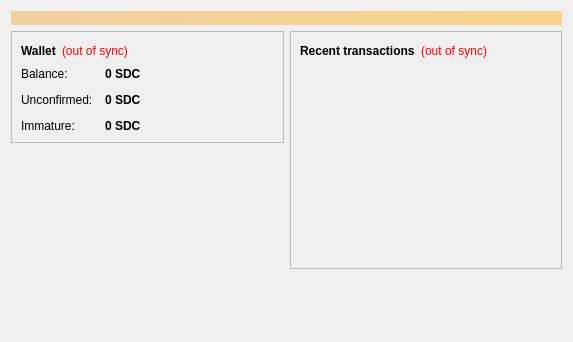
<?xml version="1.0" encoding="UTF-8"?>
<ui version="4.0">
 <class>OverviewPage</class>
 <widget class="QWidget" name="OverviewPage">
  <property name="geometry">
   <rect>
    <x>0</x>
    <y>0</y>
    <width>573</width>
    <height>342</height>
   </rect>
  </property>
  <property name="windowTitle">
   <string>Form</string>
  </property>
  <layout class="QVBoxLayout" name="topLayout">
   <item>
    <widget class="QLabel" name="labelAlerts">
     <property name="visible">
      <bool>false</bool>
     </property>
     <property name="styleSheet">
      <string notr="true">background-color: qlineargradient(x1: 0, y1: 0, x2: 1, y2: 0, stop:0 #F0D0A0, stop:1 #F8D488); color:#000000;</string>
     </property>
     <property name="wordWrap">
      <bool>true</bool>
     </property>
     <property name="margin">
      <number>3</number>
     </property>
    </widget>
   </item>
   <item>
    <layout class="QHBoxLayout" name="horizontalLayout" stretch="1,1">
     <item>
      <layout class="QVBoxLayout" name="verticalLayout_2">
       <item>
        <widget class="QFrame" name="frame">
         <property name="frameShape">
          <enum>QFrame::StyledPanel</enum>
         </property>
         <property name="frameShadow">
          <enum>QFrame::Raised</enum>
         </property>
         <layout class="QVBoxLayout" name="verticalLayout_4">
          <item>
           <layout class="QHBoxLayout" name="horizontalLayout_4">
            <item>
             <widget class="QLabel" name="label_5">
              <property name="font">
               <font>
                <weight>75</weight>
                <bold>true</bold>
               </font>
              </property>
              <property name="text">
               <string>Wallet</string>
              </property>
             </widget>
            </item>
            <item>
             <widget class="QLabel" name="labelWalletStatus">
              <property name="toolTip">
               <string>The displayed information may be out of date. Your wallet automatically synchronizes with the Spicyycoin network after a connection is established, but this process has not completed yet.</string>
              </property>
              <property name="styleSheet">
               <string notr="true">QLabel { color: red; }</string>
              </property>
              <property name="text">
               <string notr="true">(out of sync)</string>
              </property>
              <property name="alignment">
               <set>Qt::AlignLeading|Qt::AlignLeft|Qt::AlignVCenter</set>
              </property>
             </widget>
            </item>
            <item>
             <spacer name="horizontalSpacer_2">
              <property name="orientation">
               <enum>Qt::Horizontal</enum>
              </property>
              <property name="sizeHint" stdset="0">
               <size>
                <width>40</width>
                <height>20</height>
               </size>
              </property>
             </spacer>
            </item>
           </layout>
          </item>
          <item>
           <layout class="QFormLayout" name="formLayout_2">
            <property name="fieldGrowthPolicy">
             <enum>QFormLayout::AllNonFixedFieldsGrow</enum>
            </property>
            <property name="horizontalSpacing">
             <number>12</number>
            </property>
            <property name="verticalSpacing">
             <number>12</number>
            </property>
            <item row="0" column="0">
             <widget class="QLabel" name="label">
              <property name="text">
               <string>Balance:</string>
              </property>
             </widget>
            </item>
            <item row="0" column="1">
             <widget class="QLabel" name="labelBalance">
              <property name="font">
               <font>
                <weight>75</weight>
                <bold>true</bold>
               </font>
              </property>
              <property name="cursor">
               <cursorShape>IBeamCursor</cursorShape>
              </property>
              <property name="toolTip">
               <string>Your current balance</string>
              </property>
              <property name="text">
               <string notr="true">0 SDC</string>
              </property>
              <property name="textInteractionFlags">
               <set>Qt::LinksAccessibleByMouse|Qt::TextSelectableByKeyboard|Qt::TextSelectableByMouse</set>
              </property>
             </widget>
            </item>
            <item row="1" column="0">
             <widget class="QLabel" name="label_3">
              <property name="text">
               <string>Unconfirmed:</string>
              </property>
             </widget>
            </item>
            <item row="1" column="1">
             <widget class="QLabel" name="labelUnconfirmed">
              <property name="font">
               <font>
                <weight>75</weight>
                <bold>true</bold>
               </font>
              </property>
              <property name="cursor">
               <cursorShape>IBeamCursor</cursorShape>
              </property>
              <property name="toolTip">
               <string>Total of transactions that have yet to be confirmed, and do not yet count toward the current balance</string>
              </property>
              <property name="text">
               <string notr="true">0 SDC</string>
              </property>
              <property name="textInteractionFlags">
               <set>Qt::LinksAccessibleByMouse|Qt::TextSelectableByKeyboard|Qt::TextSelectableByMouse</set>
              </property>
             </widget>
            </item>
            <item row="2" column="0">
             <widget class="QLabel" name="labelImmatureText">
              <property name="text">
               <string>Immature:</string>
              </property>
             </widget>
            </item>
            <item row="2" column="1">
             <widget class="QLabel" name="labelImmature">
              <property name="font">
               <font>
                <weight>75</weight>
                <bold>true</bold>
               </font>
              </property>
              <property name="toolTip">
               <string>Mined balance that has not yet matured</string>
              </property>
              <property name="text">
               <string notr="true">0 SDC</string>
              </property>
              <property name="textInteractionFlags">
               <set>Qt::LinksAccessibleByMouse|Qt::TextSelectableByKeyboard|Qt::TextSelectableByMouse</set>
              </property>
             </widget>
            </item>
           </layout>
          </item>
         </layout>
        </widget>
       </item>
       <item>
        <spacer name="verticalSpacer">
         <property name="orientation">
          <enum>Qt::Vertical</enum>
         </property>
         <property name="sizeHint" stdset="0">
          <size>
           <width>20</width>
           <height>40</height>
          </size>
         </property>
        </spacer>
       </item>
      </layout>
     </item>
     <item>
      <layout class="QVBoxLayout" name="verticalLayout_3">
       <item>
        <widget class="QFrame" name="frame_2">
         <property name="frameShape">
          <enum>QFrame::StyledPanel</enum>
         </property>
         <property name="frameShadow">
          <enum>QFrame::Raised</enum>
         </property>
         <layout class="QVBoxLayout" name="verticalLayout">
          <item>
           <layout class="QHBoxLayout" name="horizontalLayout_2">
            <item>
             <widget class="QLabel" name="label_4">
              <property name="text">
               <string>&lt;b&gt;Recent transactions&lt;/b&gt;</string>
              </property>
             </widget>
            </item>
            <item>
             <widget class="QLabel" name="labelTransactionsStatus">
              <property name="toolTip">
               <string>The displayed information may be out of date. Your wallet automatically synchronizes with the Spicyycoin network after a connection is established, but this process has not completed yet.</string>
              </property>
              <property name="styleSheet">
               <string notr="true">QLabel { color: red; }</string>
              </property>
              <property name="text">
               <string notr="true">(out of sync)</string>
              </property>
              <property name="alignment">
               <set>Qt::AlignRight|Qt::AlignTrailing|Qt::AlignVCenter</set>
              </property>
             </widget>
            </item>
            <item>
             <spacer name="horizontalSpacer">
              <property name="orientation">
               <enum>Qt::Horizontal</enum>
              </property>
              <property name="sizeHint" stdset="0">
               <size>
                <width>40</width>
                <height>20</height>
               </size>
              </property>
             </spacer>
            </item>
           </layout>
          </item>
          <item>
           <widget class="QListView" name="listTransactions">
            <property name="styleSheet">
             <string notr="true">QListView { background: transparent; }</string>
            </property>
            <property name="frameShape">
             <enum>QFrame::NoFrame</enum>
            </property>
            <property name="verticalScrollBarPolicy">
             <enum>Qt::ScrollBarAlwaysOff</enum>
            </property>
            <property name="horizontalScrollBarPolicy">
             <enum>Qt::ScrollBarAlwaysOff</enum>
            </property>
            <property name="selectionMode">
             <enum>QAbstractItemView::NoSelection</enum>
            </property>
           </widget>
          </item>
         </layout>
        </widget>
       </item>
       <item>
        <spacer name="verticalSpacer_2">
         <property name="orientation">
          <enum>Qt::Vertical</enum>
         </property>
         <property name="sizeHint" stdset="0">
          <size>
           <width>20</width>
           <height>40</height>
          </size>
         </property>
        </spacer>
       </item>
      </layout>
     </item>
    </layout>
   </item>
  </layout>
 </widget>
 <resources/>
 <connections/>
</ui>
